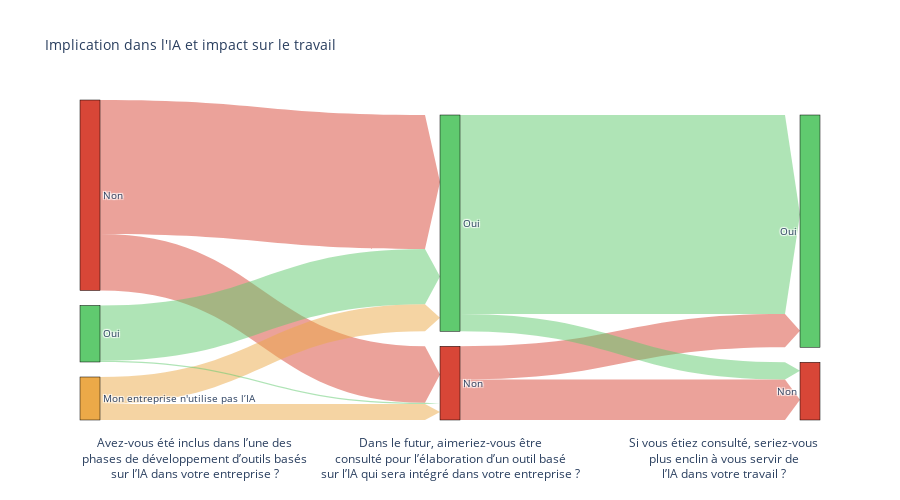

The cell this chart's notebook holds for it:
### Markdown cell above
## ✅ 10. Implication dans le développement

### Code cell
df_before_after = df_survey[['Involved', 'WantToBeInvolved', 'ImpactOfBeingInvolved']].copy()

sankey_dict_ids = {}
sankey_dict_count = {}

for index, row in df_before_after.iterrows():
    key1 = f"1{row['Involved']}"
    key2 = f"2{row['WantToBeInvolved']}"
    key3 = f"3{row['ImpactOfBeingInvolved']}"
    if key1 not in sankey_dict_ids:
        sankey_dict_ids[key1] = len(sankey_dict_ids)
    if key2 not in sankey_dict_ids:
        sankey_dict_ids[key2] = len(sankey_dict_ids)
    if key3 not in sankey_dict_ids:
        sankey_dict_ids[key3] = len(sankey_dict_ids)
    sankey_dict_count[key1+','+key2] = sankey_dict_count.get(key1+','+key2, 0) + 1
    sankey_dict_count[key2+','+key3] = sankey_dict_count.get(key2+','+key3, 0) + 1

# Construct DataFrame for Sankey diagram
data = [{'source': sankey_dict_ids[key.split(',')[0]],
         'target': sankey_dict_ids[key.split(',')[1]],
         'value': value}
        for key, value in sankey_dict_count.items()]

df_sankey = pd.DataFrame(data)

labels = [label[1:] for label in sankey_dict_ids.keys()]
# Define colors for each label based on specific criteria
colors = [
    '#60CA6F' if 'Oui' in label else
    '#D84637' if 'Non' in label else
    '#ECA948' for label in labels
]

# Create a dictionary to map labels to colors with added transparency
label_to_color_rgba = {
    label: f"rgba({int(color[1:3], 16)}, {int(color[3:5], 16)}, {int(color[5:7], 16)}, 0.5)"
    for label, color in zip(labels, colors)
}
# Generate a color scale for the links based on the target node's color with transparency
link_colors_rgba = [label_to_color_rgba[labels[source]] for source in df_sankey['source']]

fig = go.Figure(data=[go.Sankey(
  node = dict(
    pad = 15,
    thickness = 20,
    line = dict(color = "black", width = 0.5),
    label = labels,
    color = colors  # Use the colors list here
  ),
  link = dict(
    source = df_sankey['source'],
    target = df_sankey['target'],
    value = df_sankey['value'],
    color = link_colors_rgba,
    arrowlen=15,
  )
)], layout=go.Layout(
    height=500,
    font=dict(size=10),
    title='Implication dans l\'IA et impact sur le travail',
))

# Add annotations for the question names
fig.update_layout(
    annotations=[
        dict(
            x=0,
            y=-0.2,
            xref='paper',
            yref='paper',
            text="Avez-vous été inclus dans l’une des<br>phases de développement d’outils basés<br>sur l’IA dans votre entreprise ?",
            showarrow=False,
            font=dict(size=12)
        ),
        dict(
            x=0.5,
            y=-0.2,
            xref='paper',
            yref='paper',
            text="Dans le futur, aimeriez-vous être<br>consulté pour l’élaboration d’un outil basé<br>sur l’IA qui sera intégré dans votre entreprise ?",
            showarrow=False,
            font=dict(size=12)
        ),
        dict(
            x=1,
            y=-0.2,
            xref='paper',
            yref='paper',
            text="Si vous étiez consulté, seriez-vous<br>plus enclin à vous servir de<br>l’IA dans votre travail ?",
            showarrow=False,
            font=dict(size=12)
        )
    ]
)

fig.show()

### Figure 1 — Plotly figure (JSON) as saved in the notebook; plotly's stock layout.template omitted (floating-point values rounded to 4 significant figures)
{"data": [{"link": {"arrowlen": 15, "color": ["rgba(216, 70, 55, 0.5)", "rgba(216, 70, 55, 0.5)", "rgba(216, 70, 55, 0.5)", "rgba(96, 202, 111, 0.5)", "rgba(96, 202, 111, 0.5)", "rgba(216, 70, 55, 0.5)", "rgba(236, 169, 72, 0.5)", "rgba(236, 169, 72, 0.5)", "rgba(96, 202, 111, 0.5)", "rgba(96, 202, 111, 0.5)"], "source": [0, 1, 1, 4, 5, 0, 6, 6, 5, 4], "target": [1, 2, 3, 5, 3, 5, 5, 1, 2, 1], "value": [46, 33, 27, 45, 162, 109, 22, 13, 14, 1]}, "node": {"color": ["#D84637", "#D84637", "#D84637", "#60CA6F", "#60CA6F", "#60CA6F", "#ECA948"], "label": ["Non", "Non", "Non", "Oui", "Oui", "Oui", "Mon entreprise n'utilise pas l’IA"], "line": {"color": "black", "width": 0.5}, "pad": 15, "thickness": 20}, "type": "sankey"}], "layout": {"annotations": [{"font": {"size": 12}, "showarrow": false, "text": "Avez-vous été inclus dans l’une des<br>phases de développement d’outils basés<br>sur l’IA dans votre entreprise ?", "x": 0, "xref": "paper", "y": -0.2, "yref": "paper"}, {"font": {"size": 12}, "showarrow": false, "text": "Dans le futur, aimeriez-vous être<br>consulté pour l’élaboration d’un outil basé<br>sur l’IA qui sera intégré dans votre entreprise ?", "x": 0.5, "xref": "paper", "y": -0.2, "yref": "paper"}, {"font": {"size": 12}, "showarrow": false, "text": "Si vous étiez consulté, seriez-vous<br>plus enclin à vous servir de<br>l’IA dans votre travail ?", "x": 1, "xref": "paper", "y": -0.2, "yref": "paper"}], "font": {"size": 10}, "height": 500, "title": {"text": "Implication dans l'IA et impact sur le travail"}}}
